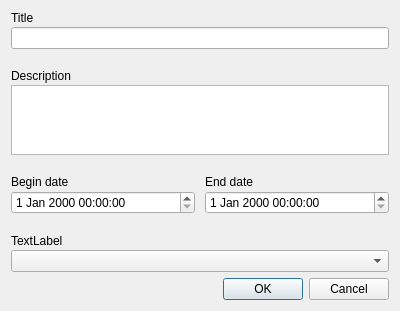
<?xml version="1.0" encoding="UTF-8"?>
<ui version="4.0">
 <class>Dialog</class>
 <widget class="QDialog" name="Dialog">
  <property name="geometry">
   <rect>
    <x>0</x>
    <y>0</y>
    <width>400</width>
    <height>300</height>
   </rect>
  </property>
  <property name="windowTitle">
   <string>Add new event</string>
  </property>
  <layout class="QVBoxLayout" name="verticalLayout_2">
   <item>
    <layout class="QVBoxLayout" name="main_layout">
     <property name="spacing">
      <number>20</number>
     </property>
     <property name="leftMargin">
      <number>0</number>
     </property>
     <property name="topMargin">
      <number>0</number>
     </property>
     <property name="rightMargin">
      <number>0</number>
     </property>
     <property name="bottomMargin">
      <number>0</number>
     </property>
     <item>
      <layout class="QVBoxLayout" name="title_layout">
       <property name="spacing">
        <number>2</number>
       </property>
       <item>
        <widget class="QLabel" name="title_label">
         <property name="text">
          <string>Title</string>
         </property>
        </widget>
       </item>
       <item>
        <widget class="QLineEdit" name="title_line_edit"/>
       </item>
      </layout>
     </item>
     <item>
      <layout class="QVBoxLayout" name="description_layout">
       <property name="spacing">
        <number>2</number>
       </property>
       <item>
        <widget class="QLabel" name="description_label">
         <property name="text">
          <string>Description</string>
         </property>
        </widget>
       </item>
       <item>
        <widget class="QTextEdit" name="description_text_edit"/>
       </item>
      </layout>
     </item>
     <item>
      <layout class="QHBoxLayout" name="date_layout">
       <property name="spacing">
        <number>10</number>
       </property>
       <item>
        <layout class="QVBoxLayout" name="begin_date_layout">
         <property name="spacing">
          <number>2</number>
         </property>
         <item>
          <widget class="QLabel" name="begin_date_label">
           <property name="text">
            <string>Begin date</string>
           </property>
          </widget>
         </item>
         <item>
          <widget class="QDateTimeEdit" name="begin_date_time_edit"/>
         </item>
        </layout>
       </item>
       <item>
        <layout class="QVBoxLayout" name="end_date_layout">
         <property name="spacing">
          <number>2</number>
         </property>
         <item>
          <widget class="QLabel" name="end_date_label">
           <property name="text">
            <string>End date</string>
           </property>
          </widget>
         </item>
         <item>
          <widget class="QDateTimeEdit" name="end_dat_time_edit"/>
         </item>
        </layout>
       </item>
      </layout>
     </item>
     <item>
      <layout class="QVBoxLayout" name="event_type_layout">
       <property name="spacing">
        <number>2</number>
       </property>
       <item>
        <widget class="QLabel" name="label">
         <property name="text">
          <string>TextLabel</string>
         </property>
        </widget>
       </item>
       <item>
        <widget class="QComboBox" name="comboBox"/>
       </item>
      </layout>
     </item>
    </layout>
   </item>
   <item>
    <widget class="QDialogButtonBox" name="buttonBox">
     <property name="orientation">
      <enum>Qt::Horizontal</enum>
     </property>
     <property name="standardButtons">
      <set>QDialogButtonBox::Cancel|QDialogButtonBox::Ok</set>
     </property>
    </widget>
   </item>
  </layout>
 </widget>
 <resources/>
 <connections>
  <connection>
   <sender>buttonBox</sender>
   <signal>accepted()</signal>
   <receiver>Dialog</receiver>
   <slot>accept()</slot>
   <hints>
    <hint type="sourcelabel">
     <x>248</x>
     <y>254</y>
    </hint>
    <hint type="destinationlabel">
     <x>157</x>
     <y>274</y>
    </hint>
   </hints>
  </connection>
  <connection>
   <sender>buttonBox</sender>
   <signal>rejected()</signal>
   <receiver>Dialog</receiver>
   <slot>reject()</slot>
   <hints>
    <hint type="sourcelabel">
     <x>316</x>
     <y>260</y>
    </hint>
    <hint type="destinationlabel">
     <x>286</x>
     <y>274</y>
    </hint>
   </hints>
  </connection>
 </connections>
</ui>
